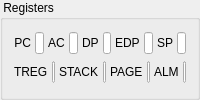
                <widget class="QGroupBox" name="groupBox_3">
                <property name="title">
                  <string> Registers </string>
                </property>
                <layout class="QVBoxLayout" name="regLayout">
                  <item>
                  <layout class="QHBoxLayout" name="regLine1Layout" stretch="1,10,1,10,1,10,1,10,1,10">
                    <property name="spacing">
                      <number>4</number>
                    </property>
                    <item>
                    <widget class="QLabel" name="labelPC">
                      <property name="toolTip">
                      <string>Program counter</string>
                      </property>
                      <property name="text">
                      <string>PC</string>
                      </property>
                      <property name="alignment">
                      <set>Qt::AlignRight|Qt::AlignTrailing|Qt::AlignVCenter</set>
                      </property>
                    </widget>
                    </item>
                    <item>
                    <widget class="QLineEdit" name="pcEdit">
                      <property name="key" stdset="0">
                        <string>PC</string>
                      </property>
                      <property name="type" stdset="0">
                        <string>integer</string>
                      </property>
                      <property name="mask" stdset="0">
                        <string>0x%0.3X</string>
                      </property>
                      <property name="sizePolicy">
                      <sizepolicy hsizetype="Ignored" vsizetype="Fixed">
                        <horstretch>0</horstretch>
                        <verstretch>0</verstretch>
                      </sizepolicy>
                      </property>
                      <property name="toolTip">
                      <string>Program counter</string>
                      </property>
                    </widget>
                    </item>
                    <item>
                    <widget class="QLabel" name="aLabel">
                      <property name="toolTip">
                      <string>Accumulator</string>
                      </property>
                      <property name="text">
                      <string>AC</string>
                      </property>
                    </widget>
                    </item>
                    <item>
                    <widget class="QLineEdit" name="aEdit">
                      <property name="key" stdset="0">
                        <string>AC</string>
                      </property>
                      <property name="type" stdset="0">
                        <string>integer</string>
                      </property>
                      <property name="mask" stdset="0">
                        <string>0x%0.1X</string>
                      </property>
                      <property name="sizePolicy">
                      <sizepolicy hsizetype="Ignored" vsizetype="Fixed">
                        <horstretch>0</horstretch>
                        <verstretch>0</verstretch>
                      </sizepolicy>
                      </property>
                      <property name="toolTip">
                      <string>Accumulator</string>
                      </property>
                    </widget>
                    </item>
                    <item>
                    <widget class="QLabel" name="dpLabel">
                      <property name="toolTip">
                      <string>Data pointer</string>
                      </property>
                      <property name="text">
                      <string>DP</string>
                      </property>
                    </widget>
                    </item>
                    <item>
                    <widget class="QLineEdit" name="dpEdit">
                      <property name="key" stdset="0">
                        <string>DP</string>
                      </property>
                      <property name="type" stdset="0">
                        <string>integer</string>
                      </property>
                      <property name="mask" stdset="0">
                        <string>0x%0.2X</string>
                      </property>
                      <property name="sizePolicy">
                      <sizepolicy hsizetype="Ignored" vsizetype="Fixed">
                        <horstretch>0</horstretch>
                        <verstretch>0</verstretch>
                      </sizepolicy>
                      </property>
                      <property name="toolTip">
                      <string>Data pointer</string>
                      </property>
                    </widget>
                    </item>
                    <item>
                    <widget class="QLabel" name="edpLabel">
                      <property name="toolTip">
                      <string>Save data pointer</string>
                      </property>
                      <property name="text">
                      <string>EDP</string>
                      </property>
                    </widget>
                    </item>
                    <item>
                    <widget class="QLineEdit" name="edpEdit">
                      <property name="key" stdset="0">
                        <string>EDP</string>
                      </property>
                      <property name="type" stdset="0">
                        <string>integer</string>
                      </property>
                      <property name="mask" stdset="0">
                        <string>0x%0.2X</string>
                      </property>
                      <property name="sizePolicy">
                      <sizepolicy hsizetype="Ignored" vsizetype="Fixed">
                        <horstretch>0</horstretch>
                        <verstretch>0</verstretch>
                      </sizepolicy>
                      </property>
                      <property name="toolTip">
                      <string>Save data pointer</string>
                      </property>
                    </widget>
                    </item>
                    <item>
                    <widget class="QLabel" name="spLabel">
                      <property name="toolTip">
                      <string>Strobe pointer</string>
                      </property>
                      <property name="text">
                      <string>SP</string>
                      </property>
                    </widget>
                    </item>
                    <item>
                    <widget class="QLineEdit" name="spEdit">
                      <property name="key" stdset="0">
                        <string>SP</string>
                      </property>
                      <property name="type" stdset="0">
                        <string>integer</string>
                      </property>
                      <property name="mask" stdset="0">
                        <string>0x%0.1X</string>
                      </property>
                      <property name="sizePolicy">
                      <sizepolicy hsizetype="Ignored" vsizetype="Fixed">
                        <horstretch>0</horstretch>
                        <verstretch>0</verstretch>
                      </sizepolicy>
                      </property>
                      <property name="toolTip">
                      <string>Strobe pointer</string>
                      </property>
                    </widget>
                    </item>
                  </layout>
                  </item>
                  <item>
                  <layout class="QHBoxLayout" name="regLine1Layout" stretch="1,10,1,10,1,10,1,10">
                    <property name="spacing">
                      <number>4</number>
                    </property>
                    <item>
                    <widget class="QLabel" name="tregLabel">
                      <property name="toolTip">
                      <string>Temporary register</string>
                      </property>
                      <property name="text">
                      <string>TREG</string>
                      </property>
                    </widget>
                    </item>
                    <item>
                    <widget class="QLineEdit" name="tregEdit">
                      <property name="key" stdset="0">
                        <string>TREG</string>
                      </property>
                      <property name="type" stdset="0">
                        <string>integer</string>
                      </property>
                      <property name="mask" stdset="0">
                        <string>0x%0.1X</string>
                      </property>
                      <property name="sizePolicy">
                      <sizepolicy hsizetype="Ignored" vsizetype="Fixed">
                        <horstretch>0</horstretch>
                        <verstretch>0</verstretch>
                      </sizepolicy>
                      </property>
                      <property name="toolTip">
                      <string>Temporary register</string>
                      </property>
                    </widget>
                    </item>
                    <item>
                    <widget class="QLabel" name="stackLabel">
                      <property name="toolTip">
                      <string>Stack register</string>
                      </property>
                      <property name="text">
                      <string>STACK</string>
                      </property>
                    </widget>
                    </item>
                    <item>
                    <widget class="QLineEdit" name="stackEdit">
                      <property name="key" stdset="0">
                        <string>STACK</string>
                      </property>
                      <property name="type" stdset="0">
                        <string>integer</string>
                      </property>
                      <property name="mask" stdset="0">
                        <string>0x%0.3X</string>
                      </property>
                      <property name="sizePolicy">
                      <sizepolicy hsizetype="Ignored" vsizetype="Fixed">
                        <horstretch>0</horstretch>
                        <verstretch>0</verstretch>
                      </sizepolicy>
                      </property>
                      <property name="toolTip">
                      <string>Stack register</string>
                      </property>
                    </widget>
                    </item>
                    <item>
                    <widget class="QLabel" name="pageLabel">
                      <property name="toolTip">
                      <string>ROM Page latch</string>
                      </property>
                      <property name="text">
                      <string>PAGE</string>
                      </property>
                    </widget>
                    </item>
                    <item>
                    <widget class="QLineEdit" name="pageEdit">
                      <property name="key" stdset="0">
                        <string>PAGE</string>
                      </property>
                      <property name="type" stdset="0">
                        <string>integer</string>
                      </property>
                      <property name="mask" stdset="0">
                        <string>0x%0.1X</string>
                      </property>
                      <property name="sizePolicy">
                      <sizepolicy hsizetype="Ignored" vsizetype="Fixed">
                        <horstretch>0</horstretch>
                        <verstretch>0</verstretch>
                      </sizepolicy>
                      </property>
                      <property name="toolTip">
                      <string>ROM Page latch</string>
                      </property>
                    </widget>
                    </item>
                    <item>
                    <widget class="QLabel" name="almLabel">
                      <property name="toolTip">
                      <string>Alarm sound register</string>
                      </property>
                      <property name="text">
                      <string>ALM</string>
                      </property>
                    </widget>
                    </item>
                    <item>
                    <widget class="QLineEdit" name="almEdit">
                      <property name="key" stdset="0">
                        <string>ALM</string>
                      </property>
                      <property name="type" stdset="0">
                        <string>integer</string>
                      </property>
                      <property name="mask" stdset="0">
                        <string>0x%0.2X</string>
                      </property>
                      <property name="sizePolicy">
                      <sizepolicy hsizetype="Ignored" vsizetype="Fixed">
                        <horstretch>0</horstretch>
                        <verstretch>0</verstretch>
                      </sizepolicy>
                      </property>
                      <property name="toolTip">
                      <string>Alarm sound register</string>
                      </property>
                    </widget>
                    </item>
                  </layout>
                  </item>
                </layout>
                </widget>
